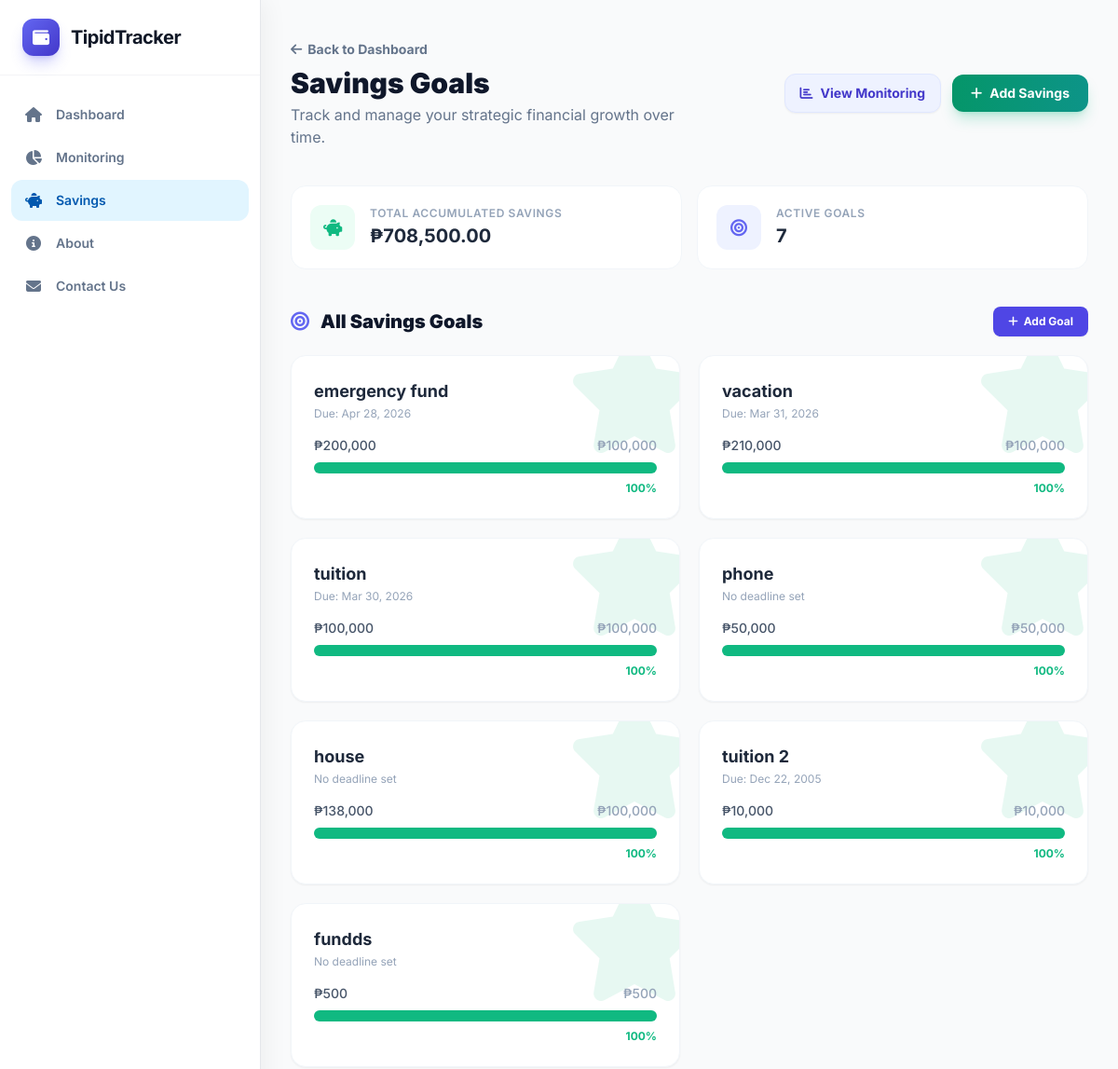
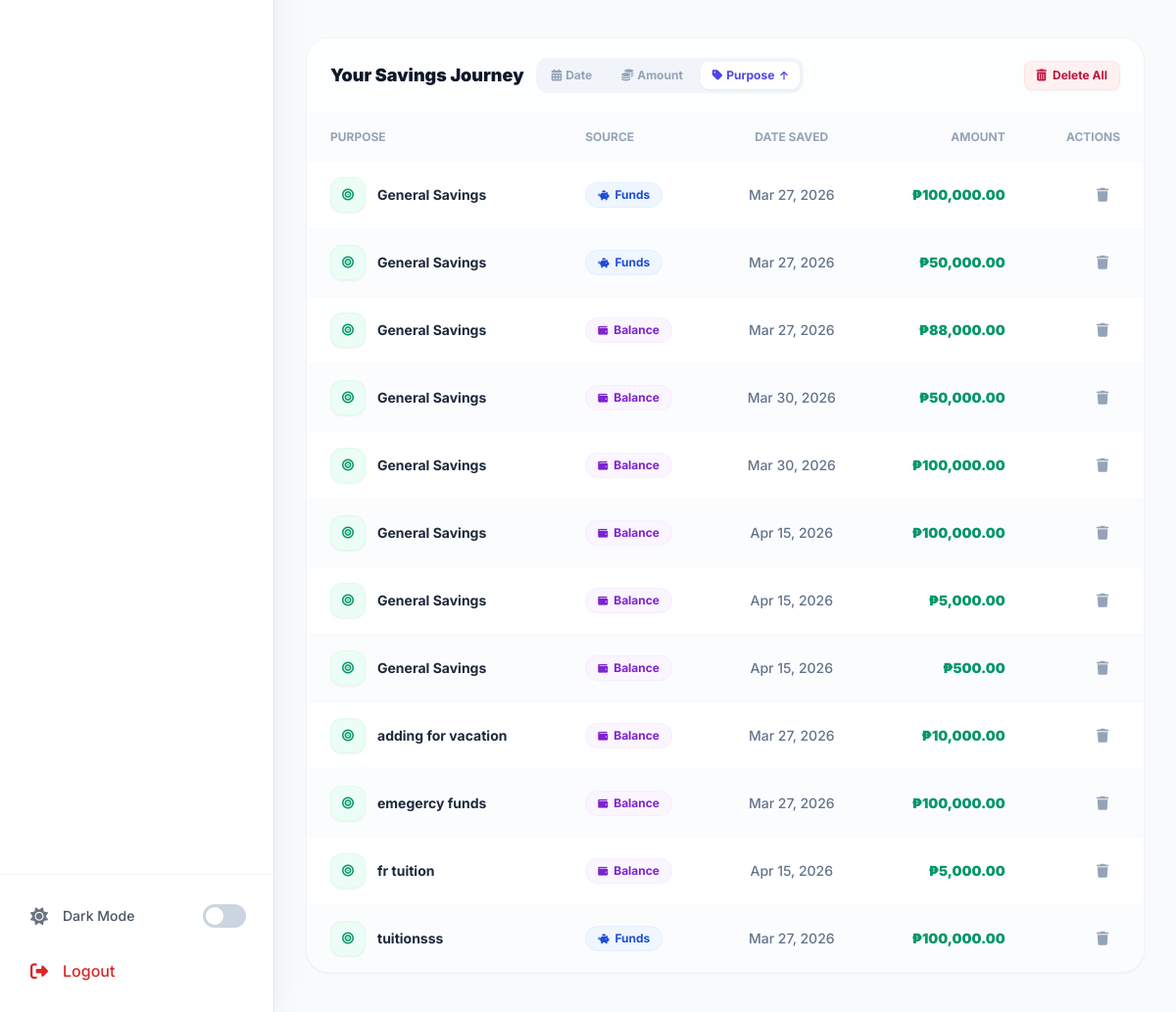
Page /savings/?sort=purpose&dir=asc (signed in) on the committed database (2 pictures, top to bottom).
### budgetapp/models.py (models this page shows, shortened)
class SavingsGoal(models.Model):
    user          = models.ForeignKey(User, on_delete=models.CASCADE)
    name          = models.CharField(max_length=200)
    target_amount = models.DecimalField(max_digits=12, decimal_places=2,
                                        validators=[MinValueValidator(Decimal('0.01'))])
    deadline      = models.DateField(null=True, blank=True)

class Saving(models.Model):
    SOURCE_CHOICES = [
        ('funds',   'Funds'),
        ('balance', 'Balance'),
    ]
    user    = models.ForeignKey(User, on_delete=models.CASCADE)
    goal    = models.ForeignKey(SavingsGoal, on_delete=models.SET_NULL, null=True, blank=True)
    source  = models.CharField(max_length=20, choices=SOURCE_CHOICES, default='balance')
    purpose = models.CharField(max_length=200, default='General Savings')
    amount  = models.DecimalField(max_digits=12, decimal_places=2,
                                  validators=[MinValueValidator(Decimal('0.01'))])
    date    = models.DateField(default=datetime.date.today)

### budgetapp/views.py (the view)
# urls.py: path('savings/', views.savings_list, name='savings_list'),
@login_required
def savings_list(request):
    sort_by  = request.GET.get('sort', 'date')
    sort_dir = request.GET.get('dir', 'asc')   # asc = oldest first (lowest date)
    valid_sorts = {'date': 'date', 'amount': 'amount', 'purpose': 'purpose'}
    sort_field  = valid_sorts.get(sort_by, 'date')
    order_expr  = sort_field if sort_dir == 'asc' else f'-{sort_field}'
    savings       = Saving.objects.filter(user=request.user).select_related('goal').order_by(order_expr)
    total_savings = _agg(savings)
    goals         = SavingsGoal.objects.filter(user=request.user)
    goal_progress = []
    for g in goals:
        saved  = _agg(Saving.objects.filter(user=request.user, goal=g))
        target = g.target_amount
        if target > 0:
            pct    = min((float(saved) / float(target)) * 100, 100)
            status = 'completed' if pct >= 100 else 'in_progress'
            goal_progress.append({
                'pk':       g.pk,
                'name':     g.name,
                'saved':    float(saved),
                'target':   float(target),
                'percent':  pct,
                'status':   status,
                'deadline': g.deadline,
            })
    return render(request, 'budgetapp/savings_list.html',
                  {'savings': savings, 'total_savings': total_savings,
                   'goal_progress': goal_progress,
                   'sort_by': sort_by, 'sort_dir': sort_dir})

### budgetapp/views.py (called while the page is built)
def _agg(qs, field='amount'):
    return qs.aggregate(total=Sum(field))['total'] or 0

### budgetapp/templates/budgetapp/savings_list.html (shortened to what this page needs)
{% extends 'base.html' %}
{% load humanize %}
{% block content %}
<div class="flex flex-col sm:flex-row sm:items-center justify-between gap-6 mb-10">
    <div>
        <a href="{% url 'dashboard' %}" class="inline-flex items-center text-sm font-bold text-slate-500 hover:text-indigo-600 dark:text-gray-400 dark:hover:text-indigo-400 transition-colors mb-2 group">
            <i class="fas fa-arrow-left mr-1.5 transform group-hover:-translate-x-1 transition-transform"></i> Back to Dashboard
        </a>
        <h2 class="text-3xl font-black text-slate-900 dark:text-white">Savings Goals</h2>
        <p class="text-slate-500 dark:text-gray-400 mt-1 max-w-md">Track and manage your strategic financial growth over time.</p>
    </div>
    <div class="flex flex-wrap items-center gap-3">
        <a href="{% url 'savings_monitoring' %}" class="inline-flex items-center px-4 py-2.5 text-sm font-bold text-indigo-700 bg-indigo-50 border border-indigo-100 rounded-xl hover:bg-indigo-100 dark:bg-dark-surface dark:text-gray-200 dark:border-dark-border dark:hover:bg-gray-800 transition-all shadow-sm active:scale-95">
            <i class="fas fa-chart-bar mr-2"></i> View Monitoring
        </a>
        <a href="{% url 'saving_create' %}" class="inline-flex items-center px-5 py-2.5 text-sm font-bold text-white bg-gradient-to-r from-emerald-600 to-teal-600 rounded-xl hover:from-emerald-700 hover:to-teal-700 transition-all shadow-lg shadow-emerald-500/25 active:scale-95">
            <i class="fas fa-plus mr-2"></i> Add Savings
        </a>
    </div>
</div>
<div class="grid grid-cols-1 sm:grid-cols-2 gap-4 mb-10">
    <div class="bg-white dark:bg-dark-surface rounded-2xl border border-slate-100 dark:border-dark-border p-5 flex items-center gap-4">
        <div class="w-12 h-12 rounded-xl bg-emerald-50 dark:bg-green-500/10 flex items-center justify-center flex-shrink-0">
            <i class="fas fa-piggy-bank text-emerald-500 text-lg"></i>
        </div>
        <div>
            <p class="text-xs font-semibold text-slate-400 uppercase tracking-wider">Total Accumulated Savings</p>
            <p class="text-xl font-bold text-slate-800 dark:text-white mt-0.5">₱{{ total_savings|floatformat:2|intcomma }}</p>
        </div>
    </div>
    <div class="bg-white dark:bg-dark-surface rounded-2xl border border-slate-100 dark:border-dark-border p-5 flex items-center gap-4">
        <div class="w-12 h-12 rounded-xl bg-indigo-50 dark:bg-primary-500/10 flex items-center justify-center flex-shrink-0">
            <i class="fas fa-bullseye text-indigo-500 text-lg"></i>
        </div>
        <div>
            <p class="text-xs font-semibold text-slate-400 uppercase tracking-wider">Active Goals</p>
            <p class="text-xl font-bold text-slate-800 dark:text-white mt-0.5">{{ goal_progress|length|default:"0" }}</p>
        </div>
    </div>
</div>
<div class="mb-10">
    <div class="flex items-center justify-between mb-5">
        <h3 class="text-xl font-black text-slate-900 dark:text-white"><i class="fas fa-bullseye text-indigo-500 mr-2"></i> All Savings Goals</h3>
        <a href="{% url 'savings_goal_create' %}" class="inline-flex items-center px-4 py-2 text-xs font-bold text-white bg-indigo-600 rounded-lg hover:bg-indigo-700 transition-all shadow-sm">
            <i class="fas fa-plus mr-1.5"></i> Add Goal
        </a>
    </div>
    {% if goal_progress %}
    <div class="grid grid-cols-1 md:grid-cols-2 xl:grid-cols-3 gap-5">
        {% for gp in goal_progress %}
        <div class="bg-white dark:bg-dark-surface rounded-2xl p-6 shadow-sm border border-slate-100 dark:border-dark-border hover:border-indigo-200 transition-all duration-300 hover:shadow-lg hover:-translate-y-1 group relative overflow-hidden">
            <div class="flex justify-between items-start mb-4 relative z-10">
                <div>
                    <h4 class="font-bold text-slate-800 dark:text-white text-lg">{{ gp.name }}</h4>
                    <p class="text-xs text-slate-400 mt-0.5">{% if gp.deadline %}Due: {{ gp.deadline|date:"M d, Y" }}{% else %}No deadline set{% endif %}</p>
                </div>
            </div>
            <div class="relative z-10">
                <div class="flex justify-between text-sm font-medium mb-2">
                    <span class="text-slate-600 dark:text-gray-300">₱{{ gp.saved|floatformat:0|intcomma }}</span>
                    <span class="text-slate-400">₱{{ gp.target|floatformat:0|intcomma }}</span>
                </div>
                <div class="w-full bg-slate-100 dark:bg-gray-700 rounded-full h-3">
                    <div class="h-3 rounded-full transition-all duration-1000 ease-out list-savings-bar {% if gp.status == 'completed' %}bg-emerald-500{% else %}bg-indigo-500{% endif %}" style="width: 0%" data-width="{{ gp.percent }}%"></div>
                </div>
                <p class="text-xs font-bold text-right mt-2 {% if gp.status == 'completed' %}text-emerald-500{% else %}text-indigo-500{% endif %}">{{ gp.percent|floatformat:0 }}%</p>
            </div>
            {% if gp.status == 'completed' %}
            <div class="absolute -right-6 -top-6 text-emerald-500/10">
                <i class="fas fa-star text-9xl"></i>
            </div>
            {% endif %}
        </div>
        {% endfor %}
    </div>
    {% endif %}
</div>
<div class="bg-white dark:bg-dark-surface rounded-3xl shadow-sm border border-slate-100 dark:border-dark-border overflow-hidden">
    <div class="px-6 py-5 border-b border-slate-50 dark:border-dark-border flex flex-wrap gap-3 justify-between items-center bg-slate-50/30 dark:bg-gray-800/20">
        <div class="flex items-center gap-3 flex-wrap">
            <h3 class="text-lg font-black text-slate-900 dark:text-white">Your Savings Journey</h3>
            <div class="flex items-center gap-1.5 bg-slate-100 dark:bg-gray-800 p-1 rounded-xl">
                {% with next_dir_date=sort_dir|yesno:'desc,asc' %}
                <a href="?sort=date&dir={% if sort_by == 'date' %}{{ next_dir_date }}{% else %}asc{% endif %}"
                   class="flex items-center gap-1 px-3 py-1.5 text-xs font-bold rounded-lg transition-all
                          {% if sort_by == 'date' %}bg-white dark:bg-gray-700 text-indigo-600 dark:text-indigo-400 shadow-sm{% else %}text-slate-400 hover:text-slate-600 dark:hover:text-gray-300{% endif %}">
                    <i class="fas fa-calendar-alt"></i> Date
                </a>
                {% endwith %}
                {% with next_dir_amt=sort_dir|yesno:'desc,asc' %}
                <a href="?sort=amount&dir={% if sort_by == 'amount' %}{{ next_dir_amt }}{% else %}asc{% endif %}"
                   class="flex items-center gap-1 px-3 py-1.5 text-xs font-bold rounded-lg transition-all
                          {% if sort_by == 'amount' %}bg-white dark:bg-gray-700 text-indigo-600 dark:text-indigo-400 shadow-sm{% else %}text-slate-400 hover:text-slate-600 dark:hover:text-gray-300{% endif %}">
                    <i class="fas fa-coins"></i> Amount
                </a>
                {% endwith %}
                {% with next_dir_pur=sort_dir|yesno:'desc,asc' %}
                <a href="?sort=purpose&dir={% if sort_by == 'purpose' %}{{ next_dir_pur }}{% else %}asc{% endif %}"
                   class="flex items-center gap-1 px-3 py-1.5 text-xs font-bold rounded-lg transition-all
                          {% if sort_by == 'purpose' %}bg-white dark:bg-gray-700 text-indigo-600 dark:text-indigo-400 shadow-sm{% else %}text-slate-400 hover:text-slate-600 dark:hover:text-gray-300{% endif %}">
                    <i class="fas fa-tag"></i> Purpose
                    {% if sort_by == 'purpose' %}
                        <i class="fas fa-arrow-{% if sort_dir == 'asc' %}up{% else %}down{% endif %} text-[10px] ml-0.5"></i>
                    {% endif %}
                </a>
                {% endwith %}
            </div>
        </div>
        {% if savings %}
        <a href="{% url 'saving_delete_all' %}" class="inline-flex items-center px-3 py-1.5 text-xs font-bold text-rose-700 bg-rose-50 border border-rose-100 rounded-lg hover:bg-rose-100 transition-all shadow-sm active:scale-95">
            <i class="fas fa-trash-alt mr-1.5"></i> Delete All
        </a>
        {% endif %}
    </div>
    <div class="overflow-x-auto" style="--scroll-shadow: inset -8px 0 12px -8px rgba(0,0,0,.06);">
        <table class="w-full text-sm text-left text-slate-500 dark:text-gray-400 min-w-[540px]">
            <thead class="text-xs text-slate-400 uppercase bg-slate-50/50 dark:bg-gray-800/80 dark:text-gray-400 border-b border-slate-50 dark:border-dark-border">
                <tr>
                    <th scope="col" class="px-6 py-4 font-bold">Purpose</th>
                    <th scope="col" class="px-6 py-4 font-bold">Source</th>
                    <th scope="col" class="px-6 py-4 font-bold text-center">Date Saved</th>
                    <th scope="col" class="px-6 py-4 font-bold text-right">Amount</th>
                    <th scope="col" class="px-6 py-4 font-bold text-right">Actions</th>
                </tr>
            </thead>
            <tbody id="savings-tbody">
                {% for saving in savings %}
                <tr class="bg-white odd:bg-white even:bg-slate-50/50 dark:bg-dark-surface hover:bg-emerald-50/30 dark:hover:bg-gray-800/50 transition-all duration-200 border-b border-slate-50 dark:border-dark-border last:border-0 group/row">
                    <td class="px-6 py-4 font-bold text-slate-800 dark:text-white">
                        <div class="flex items-center gap-3">
                            <div class="w-9 h-9 rounded-xl bg-emerald-50 text-emerald-600 dark:bg-green-500/10 dark:text-green-400 flex items-center justify-center text-xs flex-shrink-0 transition-transform group-hover/row:scale-110 shadow-sm border border-emerald-100/50">
                                <i class="fas fa-bullseye"></i>
                            </div>
                            <span>{{ saving.purpose }}</span>
                        </div>
                    </td>
                    <td class="px-6 py-4">
                        {% if saving.source == 'funds' %}
                        <span class="inline-flex items-center gap-1.5 px-3 py-1 text-xs font-bold rounded-full bg-blue-50 text-blue-700 dark:bg-blue-500/10 dark:text-blue-400 border border-blue-100/50">
                            <i class="fas fa-piggy-bank text-[10px]"></i> Funds
                        </span>
                        {% else %}
                        <span class="inline-flex items-center gap-1.5 px-3 py-1 text-xs font-bold rounded-full bg-purple-50 text-purple-700 dark:bg-purple-500/10 dark:text-purple-400 border border-purple-100/50">
                            <i class="fas fa-wallet text-[10px]"></i> Balance
                        </span>
                        {% endif %}
                    </td>
                    <td class="px-6 py-4 text-center text-slate-500 dark:text-gray-400 font-medium">{{ saving.date|date:"M d, Y" }}</td>
                    <td class="px-6 py-4 font-black text-emerald-600 dark:text-emerald-400 text-right">₱{{ saving.amount|floatformat:2|intcomma }}</td>
                    <td class="px-6 py-4 text-right">
                        <div class="flex justify-end gap-2">
                            <a href="{% url 'saving_delete' saving.pk %}" class="w-9 h-9 flex items-center justify-center text-slate-400 hover:text-rose-600 hover:bg-rose-50 dark:hover:bg-red-500/10 rounded-xl transition-all border border-transparent hover:border-rose-100 hover:shadow-sm" title="Delete">
                                <i class="fas fa-trash text-sm"></i>
                            </a>
                        </div>
                    </td>
                </tr>
                {% endfor %}
            </tbody>
        </table>
    </div>
</div>
{% endblock %}

### templates/base.html (style rules this page uses)
:root { --hue: 243; --primary: oklch(52% 0.22 var(--hue)); --primary-dim: oklch(45% 0.18 var(--hue)); --primary-soft:oklch(96% 0.03 var(--hue)); --green: oklch(58% 0.18 150); --red: oklch(56% 0.22 25); --surface: oklch(99.5% 0.004 var(--hue)); --surface-2: oklch(97.5% 0.005 var(--hue)); --border: oklch(91% 0.01 var(--hue)); --text-1: oklch(18% 0.015 var(--hue)); --text-2: oklch(50% 0.01 var(--hue)); --text-muted: oklch(55% 0.01 var(--hue)); --radius: 1rem; --shadow-sm: 0 1px 3px rgba(0,0,0,.06), 0 1px 2px rgba(0,0,0,.04); --shadow-md: 0 4px 16px rgba(0,0,0,.08); --shadow-lg: 0 8px 32px rgba(0,0,0,.12); --ease-out: cubic-bezier(0.23, 1, 0.32, 1); --dur-fast: 140ms; --dur-base: 220ms; }
tbody tr { animation: fadeInRow 0.35s ease both; }
tbody tr:nth-child(1) { animation-delay: 0ms; }
tbody tr:nth-child(2) { animation-delay: 40ms; }
tbody tr:nth-child(3) { animation-delay: 80ms; }
tbody tr:nth-child(4) { animation-delay: 120ms; }
tbody tr:nth-child(5) { animation-delay: 160ms; }
tbody tr:nth-child(6) { animation-delay: 200ms; }
tbody tr:nth-child(7) { animation-delay: 240ms; }
tbody tr:nth-child(8) { animation-delay: 280ms; }
tbody tr:nth-child(9) { animation-delay: 320ms; }
tbody tr:nth-child(10) { animation-delay: 360ms; }

### rows in the picture
SavingsGoal: name "emergency fund", deadline "Apr 28, 2026"
SavingsGoal: name "vacation", deadline "Mar 31, 2026"
SavingsGoal: name "tuition", deadline "Mar 30, 2026"
SavingsGoal: name "phone"
SavingsGoal: name "house"
SavingsGoal: name "tuition 2", deadline "Dec 22, 2005"
SavingsGoal: name "fundds"
Saving: purpose "General Savings", source "funds" (drawn), date "Mar 27, 2026", amount "100,000.00"
Saving: purpose "General Savings", source "funds" (drawn), date "Mar 27, 2026", amount "50,000.00"
Saving: purpose "General Savings", source "balance" (drawn), date "Mar 27, 2026", amount "88,000.00"
Saving: purpose "General Savings", source "balance" (drawn), date "Mar 30, 2026", amount "50,000.00"
Saving: purpose "General Savings", source "balance" (drawn), date "Mar 30, 2026", amount "100,000.00"
Saving: purpose "General Savings", source "balance" (drawn), date "Apr 15, 2026", amount "100,000.00"
Saving: purpose "General Savings", source "balance" (drawn), date "Apr 15, 2026", amount "5,000.00"
Saving: purpose "General Savings", source "balance" (drawn), date "Apr 15, 2026", amount "500.00"
Saving: purpose "adding for vacation", source "balance" (drawn), date "Mar 27, 2026", amount "10,000.00"
Saving: purpose "emegercy funds", source "balance" (drawn), date "Mar 27, 2026", amount "100,000.00"
Saving: purpose "fr tuition", source "balance" (drawn), date "Apr 15, 2026", amount "5,000.00"
Saving: purpose "tuitionsss", source "funds" (drawn), date "Mar 27, 2026", amount "100,000.00"

### other values in the picture
{{ total_savings|floatformat:2|intcomma }} "708,500.00"
{{ goal_progress|length|default:"0" }} "7"
{{ gp.saved|floatformat:0|intcomma }} "200,000" "210,000" "100,000" "50,000" "138,000" "10,000" "500"
{{ gp.target|floatformat:0|intcomma }} "100,000" "100,000" "100,000" "50,000" "100,000" "10,000" "500"
{{ gp.percent|floatformat:0 }} "100" "100" "100" "100" "100" "100" "100"
